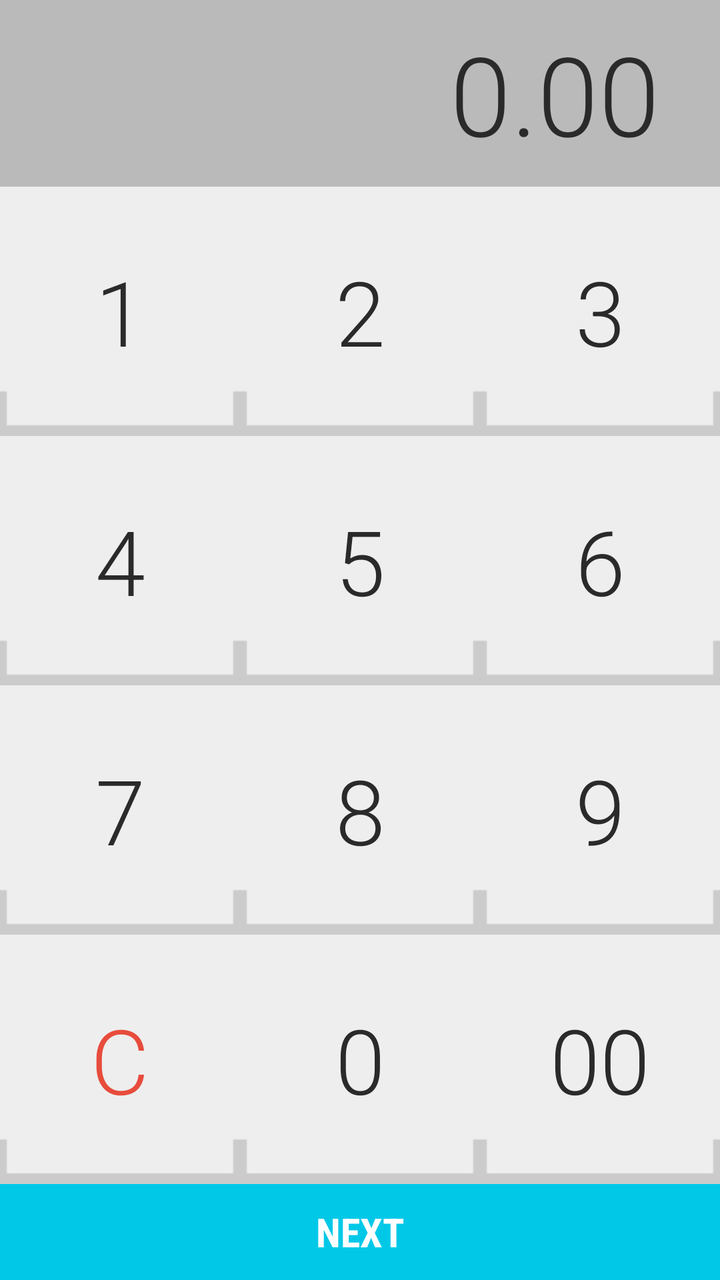
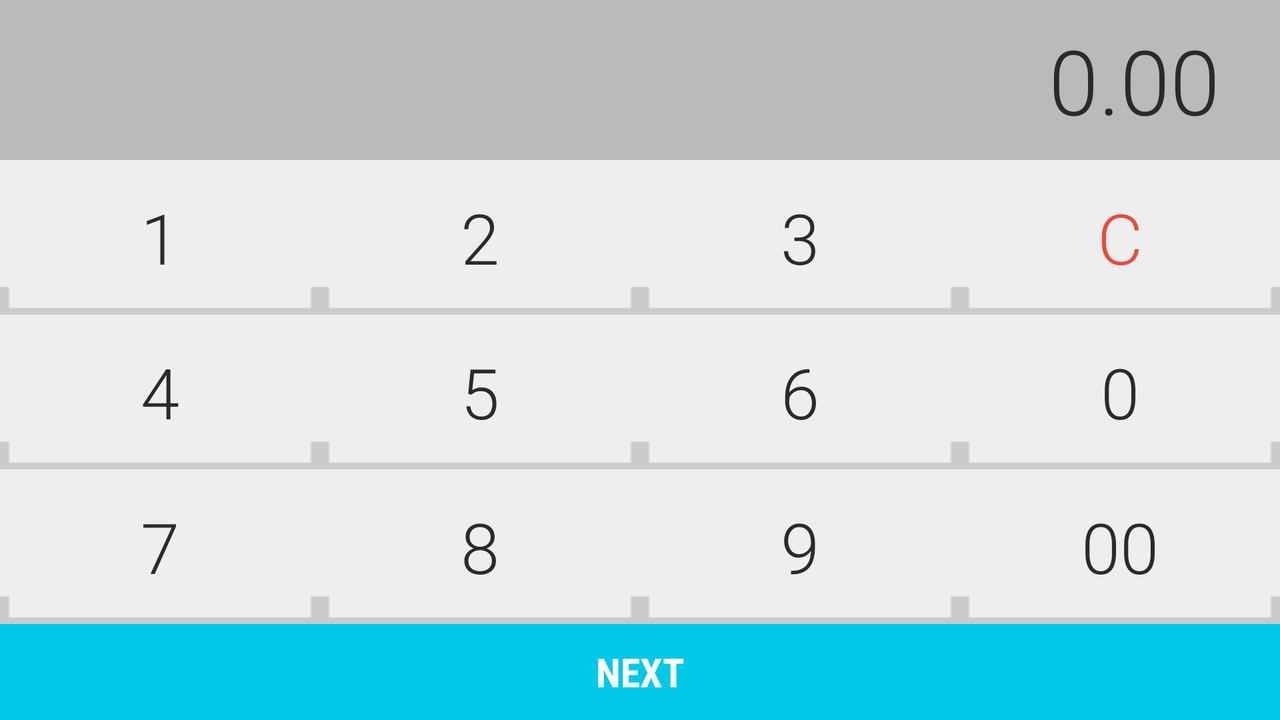

The same Android screen from two of the app's own layout files: first res/layout/ as a phone draws it, then the repository's variant for another configuration, drawn on a device whose configuration selects that folder. Both files follow.
<!-- AndroidManifest.xml: application theme AppTheme -->
<!-- res/layout/fragment_enterdebtamount.xml -->
<?xml version="1.0" encoding="utf-8"?>
<RelativeLayout xmlns:android="http://schemas.android.com/apk/res/android"
    android:layout_width="match_parent"
    android:layout_height="match_parent" >

    <RelativeLayout
        android:id="@+id/fragment_enterdebtamount_amountGrp"
        android:layout_width="fill_parent"
        android:layout_height="wrap_content"
        android:background="@color/main_background" >

        <ImageButton
            android:id="@+id/fragment_enterdebtamount_backspace"
            android:layout_width="wrap_content"
            android:layout_height="wrap_content"
            android:layout_alignParentRight="true"
            android:layout_centerVertical="true"
            android:background="@color/main_background"
            android:contentDescription="@string/contentDesc"
            android:padding="10dp"
            android:src="@drawable/ic_backspace" />

        <TextView
            android:id="@+id/fragment_enterdebtamount_amount"
            android:layout_width="fill_parent"
            android:layout_height="wrap_content"
			android:textSize="55sp"
            android:layout_toLeftOf="@id/fragment_enterdebtamount_backspace"
            android:fontFamily="sans-serif-light"
            android:gravity="right"
            android:padding="10dp"
            android:scrollHorizontally="true"
            android:text="0.00"
            android:textColor="@color/text" />
    </RelativeLayout>

    <Button
        android:id="@+id/fragment_enterdebtamount_donebtn"
        style="@style/CustomBtn"
        android:layout_width="fill_parent"
        android:layout_height="wrap_content"
        android:layout_alignParentBottom="true"
        android:background="@drawable/btn_wide_red"
        android:fontFamily="sans-serif-condensed"
        android:onClick="onNextButtonClick"
        android:text="@string/next" />

    <LinearLayout
        android:id="@+id/fragment_enterdebtamount_grid"
        android:layout_width="fill_parent"
        android:layout_height="fill_parent"
        android:layout_above="@id/fragment_enterdebtamount_donebtn"
        android:layout_below="@id/fragment_enterdebtamount_amountGrp"
        android:orientation="vertical"
        android:weightSum="4" >

        <LinearLayout
            android:id="@+id/fragment_enterdebtamount_grid_row1"
            android:layout_width="fill_parent"
            android:layout_height="0dp"
            android:layout_weight="1"
            android:orientation="horizontal"
            android:weightSum="3" >

            <Button
                android:id="@+id/fragment_enterdebtamount_one"
                style="@style/EnterDebtAmount_Button"
                android:layout_width="0dp"
                android:layout_height="fill_parent"
                android:layout_weight="1"
                android:fontFamily="sans-serif-light"
                android:hapticFeedbackEnabled="true"
                android:text="@string/one" />

            <Button
                android:id="@+id/fragment_enterdebtamount_two"
                style="@style/EnterDebtAmount_Button"
                android:layout_width="0dp"
                android:layout_height="fill_parent"
                android:layout_weight="1"
                android:fontFamily="sans-serif-light"
                android:hapticFeedbackEnabled="true"
                android:text="@string/two" />

            <Button
                android:id="@+id/fragment_enterdebtamount_three"
                style="@style/EnterDebtAmount_Button"
                android:layout_width="0dp"
                android:layout_height="fill_parent"
                android:layout_weight="1"
                android:fontFamily="sans-serif-light"
                android:hapticFeedbackEnabled="true"
                android:text="@string/three" />
        </LinearLayout>

        <LinearLayout
            android:id="@+id/fragment_enterdebtamount_grid_row2"
            android:layout_width="fill_parent"
            android:layout_height="0dp"
            android:layout_weight="1"
            android:orientation="horizontal"
            android:weightSum="3" >

            <Button
                android:id="@+id/fragment_enterdebtamount_four"
                style="@style/EnterDebtAmount_Button"
                android:layout_width="0dp"
                android:layout_height="fill_parent"
                android:layout_weight="1"
                android:fontFamily="sans-serif-light"
                android:hapticFeedbackEnabled="true"
                android:text="@string/four" />

            <Button
                android:id="@+id/fragment_enterdebtamount_five"
                style="@style/EnterDebtAmount_Button"
                android:layout_width="0dp"
                android:layout_height="fill_parent"
                android:layout_weight="1"
                android:fontFamily="sans-serif-light"
                android:hapticFeedbackEnabled="true"
                android:text="@string/five" />

            <Button
                android:id="@+id/fragment_enterdebtamount_six"
                style="@style/EnterDebtAmount_Button"
                android:layout_width="0dp"
                android:layout_height="fill_parent"
                android:layout_weight="1"
                android:fontFamily="sans-serif-light"
                android:hapticFeedbackEnabled="true"
                android:text="@string/six" />
        </LinearLayout>

        <LinearLayout
            android:id="@+id/fragment_enterdebtamount_grid_row3"
            android:layout_width="fill_parent"
            android:layout_height="0dp"
            android:layout_weight="1"
            android:orientation="horizontal"
            android:weightSum="3" >

            <Button
                android:id="@+id/fragment_enterdebtamount_seven"
                style="@style/EnterDebtAmount_Button"
                android:layout_width="0dp"
                android:layout_height="fill_parent"
                android:layout_weight="1"
                android:fontFamily="sans-serif-light"
                android:hapticFeedbackEnabled="true"
                android:text="@string/seven" />

            <Button
                android:id="@+id/fragment_enterdebtamount_eight"
                style="@style/EnterDebtAmount_Button"
                android:layout_width="0dp"
                android:layout_height="fill_parent"
                android:layout_weight="1"
                android:fontFamily="sans-serif-light"
                android:hapticFeedbackEnabled="true"
                android:text="@string/eight" />

            <Button
                android:id="@+id/fragment_enterdebtamount_nine"
                style="@style/EnterDebtAmount_Button"
                android:layout_width="0dp"
                android:layout_height="fill_parent"
                android:layout_weight="1"
                android:fontFamily="sans-serif-light"
                android:hapticFeedbackEnabled="true"
                android:text="@string/nine" />
        </LinearLayout>

        <LinearLayout
            android:id="@+id/fragment_enterdebtamount_grid_row4"
            android:layout_width="fill_parent"
            android:layout_height="0dp"
            android:layout_weight="1"
            android:orientation="horizontal"
            android:weightSum="3" >

            <Button
                android:id="@+id/fragment_enterdebtamount_clear"
                style="@style/EnterDebtAmount_Button"
                android:layout_width="0dp"
                android:layout_height="fill_parent"
                android:layout_weight="1"
                android:fontFamily="sans-serif-light"
                android:hapticFeedbackEnabled="true"
                android:text="@string/clear"
                android:textColor="@color/red_debt" />

            <Button
                android:id="@+id/fragment_enterdebtamount_zero"
                style="@style/EnterDebtAmount_Button"
                android:layout_width="0dp"
                android:layout_height="fill_parent"
                android:layout_weight="1"
                android:fontFamily="sans-serif-light"
                android:hapticFeedbackEnabled="true"
                android:text="@string/zero" />

            <Button
                android:id="@+id/fragment_enterdebtamount_doublezero"
                style="@style/EnterDebtAmount_Button"
                android:layout_width="0dp"
                android:layout_height="fill_parent"
                android:layout_weight="1"
                android:fontFamily="sans-serif-light"
                android:hapticFeedbackEnabled="true"
                android:text="@string/zero_zero" />
        </LinearLayout>
    </LinearLayout>

</RelativeLayout>
<!-- resources referenced by this layout -->
<resources>
  <color name="main_background">#BABABA</color>
  <color name="red_debt">#e74c3c</color>
  <color name="text">#2a2a2a</color>
  <string name="clear">C</string>
  <string name="contentDesc">Content</string>
  <string name="eight">8</string>
  <string name="five">5</string>
  <string name="four">4</string>
  <string name="next">Next</string>
  <string name="nine">9</string>
  <string name="one">1</string>
  <string name="seven">7</string>
  <string name="six">6</string>
  <string name="three">3</string>
  <string name="two">2</string>
  <string name="zero">0</string>
  <string name="zero_zero">00</string>
  <style name="CustomBtn" parent="@android:style/Widget.Holo.Button">
          <item name="android:textColor">#FFFFFF</item>
          <item name="android:textSize">20sp</item>
          <item name="android:textStyle">bold</item>
          <item name="android:textAllCaps">true</item>
      </style>
  <!-- drawable btn_style_grey (drawable) -->
  <?xml version="1.0" encoding="utf-8"?>
  <shape xmlns:android="http://schemas.android.com/apk/res/android" >
      <solid android:color="@color/main_background" />
  </shape>
  <!-- drawable btn_style_pressed (drawable) -->
  <?xml version="1.0" encoding="utf-8"?>
  <shape xmlns:android="http://schemas.android.com/apk/res/android" >
      <solid android:color="#a1f2ff" />
  </shape>
  <!-- drawable btn_style_red (drawable) -->
  <?xml version="1.0" encoding="utf-8"?>
  <shape xmlns:android="http://schemas.android.com/apk/res/android" >
      <solid android:color="#02c8e8" />
  </shape>
  <style name="AppBaseTheme" parent="android:Theme.Holo.Light.DarkActionBar">
          
      </style>
  <style name="PopupMenu.Myactionbar" parent="@android:style/Widget.Holo.ListPopupWindow">
          <item name="android:popupBackground">@drawable/menu_dropdown_panel_myactionbar</item>	
      </style>
  <style name="DropDownListView.Myactionbar" parent="@android:style/Widget.Holo.ListView.DropDown">
          <item name="android:listSelector">@drawable/selectable_background_myactionbar</item>
      </style>
  <style name="ActionBarTabStyle.Myactionbar" parent="@android:style/Widget.Holo.ActionBar.TabView">
          <item name="android:background">@drawable/tab_indicator_ab_myactionbar</item>
      </style>
  <style name="ActionButton.CloseMode.Myactionbar" parent="@android:style/Widget.Holo.ActionButton.CloseMode">
          <item name="android:background">@drawable/btn_cab_done_myactionbar</item>
      </style>
  <style name="EditTextTheme" parent="android:Widget.EditText">
  	  <item name="android:background">@drawable/edit_text_holo_light</item>
  	  <item name="android:textColor">@color/text</item>
    </style>
  <style name="AutoCompleteTextViewTheme" parent="android:Widget.AutoCompleteTextView">
        <item name="android:dropDownSelector">@drawable/list_selector_holo_light</item>
  	  <item name="android:background">@drawable/edit_text_holo_light</item>
  	  <item name="android:textColor">@color/text</item>
    </style>
  <style name="ButtonTheme" parent="android:Widget.Button">
  	  <item name="android:background">@drawable/btn_default_holo_light</item>
  	  <item name="android:minHeight">48dip</item>
  	  <item name="android:minWidth">64dip</item>
  	  <item name="android:textColor">@color/text</item>
    </style>
  <style name="ImageButtonTheme" parent="android:Widget.ImageButton">
  	  <item name="android:background">@drawable/btn_default_holo_light</item>
    </style>
  <style name="Theme.Myactionbar.Widget" parent="@android:style/Theme.Holo">
          <item name="android:popupMenuStyle">@style/PopupMenu.Myactionbar</item>
          <item name="android:dropDownListViewStyle">@style/DropDownListView.Myactionbar</item>
      </style>
  <style name="ProgressBar.Myactionbar" parent="@android:style/Widget.Holo.ProgressBar.Horizontal">
          <item name="android:progressDrawable">@drawable/progress_horizontal_myactionbar</item>
      </style>
  <!-- some entries are left out for length -->
</resources>
<!-- res/layout-w400dp-land/fragment_enterdebtamount.xml (the repository's variant of the layout above) -->
<!-- drawn on the phone turned sideways -->
<?xml version="1.0" encoding="utf-8"?>
<RelativeLayout xmlns:android="http://schemas.android.com/apk/res/android"
    android:layout_width="match_parent"
    android:layout_height="match_parent" >

    <RelativeLayout
        android:id="@+id/fragment_enterdebtamount_amountGrp"
        android:layout_width="fill_parent"
        android:layout_height="wrap_content"
        android:background="@color/main_background" >

        <ImageButton
            android:id="@+id/fragment_enterdebtamount_backspace"
            android:layout_width="wrap_content"
            android:layout_height="wrap_content"
            android:layout_alignParentRight="true"
            android:layout_centerVertical="true"
            android:background="@color/main_background"
            android:contentDescription="@string/contentDesc"
            android:padding="10dp"
            android:src="@drawable/ic_backspace" />

        <TextView
            android:id="@+id/fragment_enterdebtamount_amount"
            android:layout_width="fill_parent"
            android:layout_height="wrap_content"
			android:textSize="45sp"
            android:layout_toLeftOf="@id/fragment_enterdebtamount_backspace"
            android:fontFamily="sans-serif-light"
            android:gravity="right"
            android:padding="10dp"
            android:scrollHorizontally="true"
            android:text="0.00"
            android:textColor="@color/text" />
    </RelativeLayout>

    <Button
        android:id="@+id/fragment_enterdebtamount_donebtn"
        style="@style/CustomBtn"
        android:layout_width="fill_parent"
        android:layout_height="wrap_content"
        android:layout_alignParentBottom="true"
        android:background="@drawable/btn_wide_red"
        android:fontFamily="sans-serif-condensed"
        android:onClick="onNextButtonClick"
        android:text="@string/next" />

    <LinearLayout
        android:id="@+id/fragment_enterdebtamount_grid"
        android:layout_width="fill_parent"
        android:layout_height="fill_parent"
        android:layout_above="@id/fragment_enterdebtamount_donebtn"
        android:layout_below="@id/fragment_enterdebtamount_amountGrp"
        android:orientation="vertical" >

        <LinearLayout
            android:id="@+id/fragment_enterdebtamount_grid_row1"
            android:layout_width="fill_parent"
            android:layout_height="0dp"
            android:layout_weight="1"
            android:orientation="horizontal" >

            <Button
                android:id="@+id/fragment_enterdebtamount_one"
                style="@style/EnterDebtAmount_Button"
                android:layout_width="0dp"
                android:layout_height="fill_parent"
                android:layout_weight="1"
                android:fontFamily="sans-serif-light"
                android:hapticFeedbackEnabled="true"
                android:text="@string/one" />

            <Button
                android:id="@+id/fragment_enterdebtamount_two"
                style="@style/EnterDebtAmount_Button"
                android:layout_width="0dp"
                android:layout_height="fill_parent"
                android:layout_weight="1"
                android:fontFamily="sans-serif-light"
                android:hapticFeedbackEnabled="true"
                android:text="@string/two" />

            <Button
                android:id="@+id/fragment_enterdebtamount_three"
                style="@style/EnterDebtAmount_Button"
                android:layout_width="0dp"
                android:layout_height="fill_parent"
                android:layout_weight="1"
                android:fontFamily="sans-serif-light"
                android:hapticFeedbackEnabled="true"
                android:text="@string/three" />

			<Button
				android:id="@+id/fragment_enterdebtamount_clear"
				style="@style/EnterDebtAmount_Button"
				android:layout_width="0dp"
				android:layout_height="fill_parent"
				android:layout_weight="1"
				android:fontFamily="sans-serif-light"
				android:hapticFeedbackEnabled="true"
				android:text="@string/clear"
				android:textColor="@color/red_debt" />
        </LinearLayout>

        <LinearLayout
            android:id="@+id/fragment_enterdebtamount_grid_row2"
            android:layout_width="fill_parent"
            android:layout_height="0dp"
            android:layout_weight="1"
            android:orientation="horizontal" >

            <Button
                android:id="@+id/fragment_enterdebtamount_four"
                style="@style/EnterDebtAmount_Button"
                android:layout_width="0dp"
                android:layout_height="fill_parent"
                android:layout_weight="1"
                android:fontFamily="sans-serif-light"
                android:hapticFeedbackEnabled="true"
                android:text="@string/four" />

            <Button
                android:id="@+id/fragment_enterdebtamount_five"
                style="@style/EnterDebtAmount_Button"
                android:layout_width="0dp"
                android:layout_height="fill_parent"
                android:layout_weight="1"
                android:fontFamily="sans-serif-light"
                android:hapticFeedbackEnabled="true"
                android:text="@string/five" />

            <Button
                android:id="@+id/fragment_enterdebtamount_six"
                style="@style/EnterDebtAmount_Button"
                android:layout_width="0dp"
                android:layout_height="fill_parent"
                android:layout_weight="1"
                android:fontFamily="sans-serif-light"
                android:hapticFeedbackEnabled="true"
                android:text="@string/six" />

			<Button
				android:id="@+id/fragment_enterdebtamount_zero"
				style="@style/EnterDebtAmount_Button"
				android:layout_width="0dp"
				android:layout_height="fill_parent"
				android:layout_weight="1"
				android:fontFamily="sans-serif-light"
				android:hapticFeedbackEnabled="true"
				android:text="@string/zero" />
        </LinearLayout>

        <LinearLayout
            android:id="@+id/fragment_enterdebtamount_grid_row3"
            android:layout_width="fill_parent"
            android:layout_height="0dp"
            android:layout_weight="1"
            android:orientation="horizontal" >

            <Button
                android:id="@+id/fragment_enterdebtamount_seven"
                style="@style/EnterDebtAmount_Button"
                android:layout_width="0dp"
                android:layout_height="fill_parent"
                android:layout_weight="1"
                android:fontFamily="sans-serif-light"
                android:hapticFeedbackEnabled="true"
                android:text="@string/seven" />

            <Button
                android:id="@+id/fragment_enterdebtamount_eight"
                style="@style/EnterDebtAmount_Button"
                android:layout_width="0dp"
                android:layout_height="fill_parent"
                android:layout_weight="1"
                android:fontFamily="sans-serif-light"
                android:hapticFeedbackEnabled="true"
                android:text="@string/eight" />

            <Button
                android:id="@+id/fragment_enterdebtamount_nine"
                style="@style/EnterDebtAmount_Button"
                android:layout_width="0dp"
                android:layout_height="fill_parent"
                android:layout_weight="1"
                android:fontFamily="sans-serif-light"
                android:hapticFeedbackEnabled="true"
                android:text="@string/nine" />

			<Button
				android:id="@+id/fragment_enterdebtamount_doublezero"
				style="@style/EnterDebtAmount_Button"
				android:layout_width="0dp"
				android:layout_height="fill_parent"
				android:layout_weight="1"
				android:fontFamily="sans-serif-light"
				android:hapticFeedbackEnabled="true"
				android:text="@string/zero_zero" />
        </LinearLayout>

    </LinearLayout>

</RelativeLayout>
